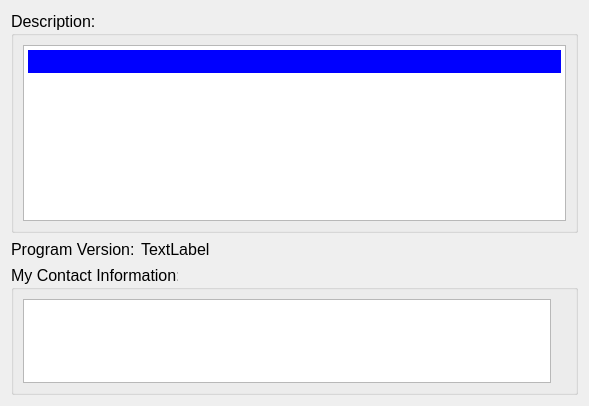
<?xml version="1.0" encoding="UTF-8"?>
<ui version="4.0">
 <class>AboutWindow</class>
 <widget class="QWidget" name="AboutWindow">
  <property name="windowModality">
   <enum>Qt::WindowModal</enum>
  </property>
  <property name="geometry">
   <rect>
    <x>0</x>
    <y>0</y>
    <width>589</width>
    <height>406</height>
   </rect>
  </property>
  <property name="windowTitle">
   <string>About</string>
  </property>
  <layout class="QVBoxLayout" name="verticalLayout_3">
   <item>
    <widget class="QGroupBox" name="groupBox">
     <property name="font">
      <font>
       <pointsize>12</pointsize>
      </font>
     </property>
     <property name="title">
      <string>Description:</string>
     </property>
     <layout class="QVBoxLayout" name="verticalLayout">
      <item>
       <widget class="QTextEdit" name="descriptionEdt">
        <property name="readOnly">
         <bool>true</bool>
        </property>
        <property name="html">
         <string>&lt;!DOCTYPE HTML PUBLIC &quot;-//W3C//DTD HTML 4.0//EN&quot; &quot;http://www.w3.org/TR/REC-html40/strict.dtd&quot;&gt;
&lt;html&gt;&lt;head&gt;&lt;meta name=&quot;qrichtext&quot; content=&quot;1&quot; /&gt;&lt;style type=&quot;text/css&quot;&gt;
p, li { white-space: pre-wrap; }
&lt;/style&gt;&lt;/head&gt;&lt;body style=&quot; font-family:'MS Shell Dlg 2'; font-size:12pt; font-weight:400; font-style:normal;&quot;&gt;
&lt;p style=&quot;-qt-paragraph-type:empty; margin-top:0px; margin-bottom:0px; margin-left:0px; margin-right:0px; -qt-block-indent:0; text-indent:0px; font-size:14pt; background-color:#0000ff;&quot;&gt;&lt;br /&gt;&lt;/p&gt;&lt;/body&gt;&lt;/html&gt;</string>
        </property>
       </widget>
      </item>
     </layout>
    </widget>
   </item>
   <item>
    <layout class="QGridLayout" name="gridLayout">
     <item row="0" column="2">
      <spacer name="horizontalSpacer">
       <property name="orientation">
        <enum>Qt::Horizontal</enum>
       </property>
       <property name="sizeHint" stdset="0">
        <size>
         <width>40</width>
         <height>20</height>
        </size>
       </property>
      </spacer>
     </item>
     <item row="0" column="1">
      <widget class="QLabel" name="progVersionLbl">
       <property name="font">
        <font>
         <pointsize>12</pointsize>
        </font>
       </property>
       <property name="text">
        <string>TextLabel</string>
       </property>
      </widget>
     </item>
     <item row="0" column="0">
      <widget class="QLabel" name="label">
       <property name="font">
        <font>
         <pointsize>12</pointsize>
        </font>
       </property>
       <property name="text">
        <string>Program Version:</string>
       </property>
      </widget>
     </item>
    </layout>
   </item>
   <item>
    <widget class="QGroupBox" name="groupBox_2">
     <property name="font">
      <font>
       <pointsize>12</pointsize>
      </font>
     </property>
     <property name="title">
      <string>My Contact Information:</string>
     </property>
     <layout class="QVBoxLayout" name="verticalLayout_2">
      <item>
       <layout class="QHBoxLayout" name="horizontalLayout">
        <item>
         <widget class="QTextBrowser" name="contactsEdt">
          <property name="sizePolicy">
           <sizepolicy hsizetype="Expanding" vsizetype="Preferred">
            <horstretch>0</horstretch>
            <verstretch>0</verstretch>
           </sizepolicy>
          </property>
          <property name="maximumSize">
           <size>
            <width>16777215</width>
            <height>100</height>
           </size>
          </property>
         </widget>
        </item>
        <item>
         <widget class="QLabel" name="myPhotoLbl">
          <property name="text">
           <string/>
          </property>
         </widget>
        </item>
       </layout>
      </item>
     </layout>
    </widget>
   </item>
  </layout>
 </widget>
 <resources/>
 <connections/>
</ui>
